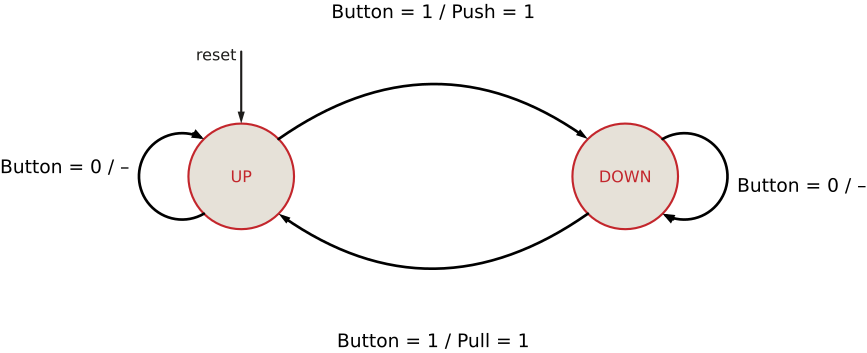

Source code (Python):
"""State diagram of the window-blinds controller (a Mealy machine).

Each arrow is labelled condition / outputs that are 1 on that transition.
"""
from schemdraw import flow
from schemdraw import elements as elm
from _style import new_drawing, FILL, RED


def draw():
    d = new_drawing()
    up = d.add(flow.State(r=1.1).at((0, 0)).anchor("center").label("UP")
               .fill(FILL).color(RED))
    down = d.add(flow.State(r=1.1).at((8, 0)).anchor("center").label("DOWN")
                 .fill(FILL).color(RED))
    d.add(flow.Arc2(k=0.35, arrow="->").at(up.NE).to(down.NW)
          .label("Button = 1 / Push = 1", "top", ofst=0.2))
    d.add(flow.Arc2(k=0.35, arrow="->").at(down.SW).to(up.SE)
          .label("Button = 1 / Pull = 1", "bottom", ofst=0.2))
    d.add(flow.ArcLoop(radius=0.9, arrow="->").at(up.SW).to(up.NW)
          .label("Button = 0 / –", "left", ofst=0.2))
    d.add(flow.ArcLoop(radius=0.9, arrow="->").at(down.NE).to(down.SE)
          .label("Button = 0 / –", "right", ofst=0.2))
    d.add(elm.Arrow().at((0, 2.6)).to(up.N).label("reset", "start"))
    return d
